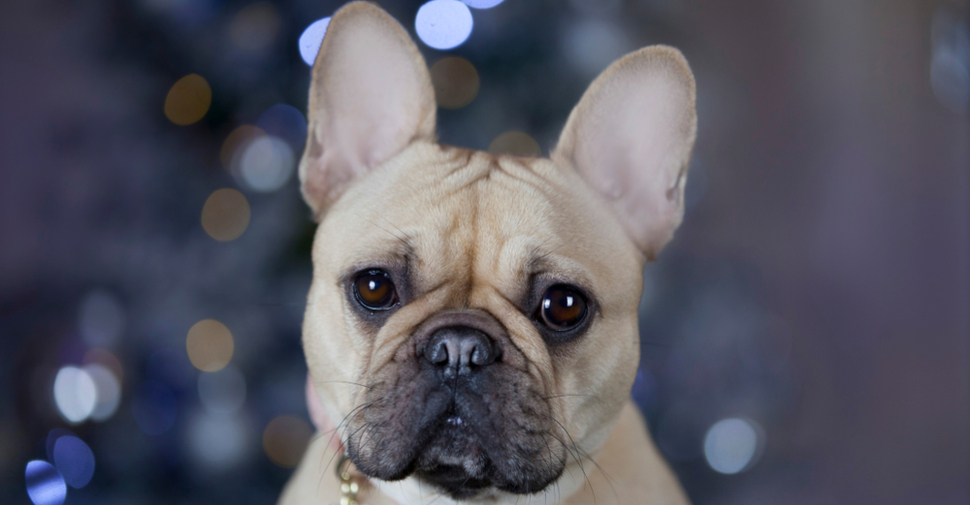
#> input picture dog.jpg, 970 x 505 px
$ python histogramsEqualization.py
#> lines starting #> are read from the running program, lines starting #| are printed output that depends on the picture
import cv2 as cv
import numpy as np

img = cv.imread("dog.jpg", 0)
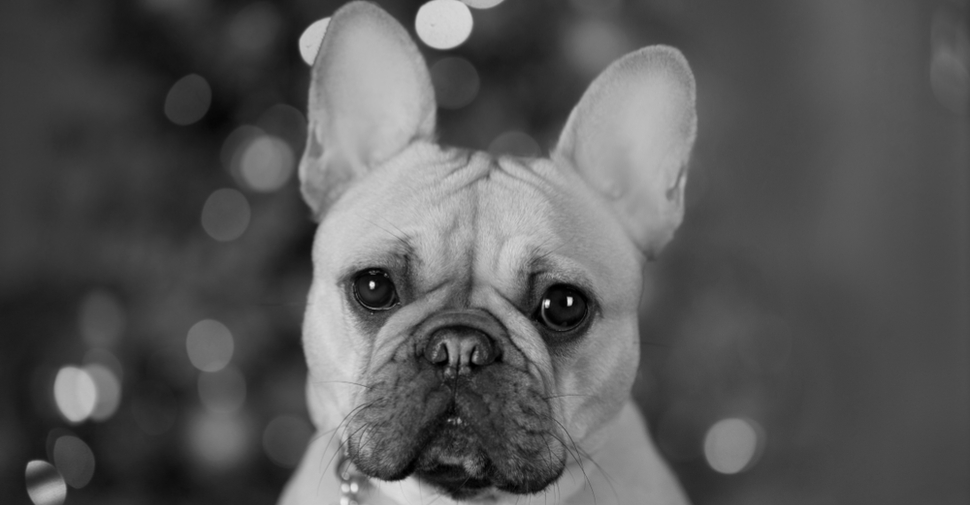
#> img: shape (505, 970); min 0, max 243, mean 87.6
cv.imshow("Original Image", img)
cv.waitKey(0)

equ = cv.equalizeHist(img)
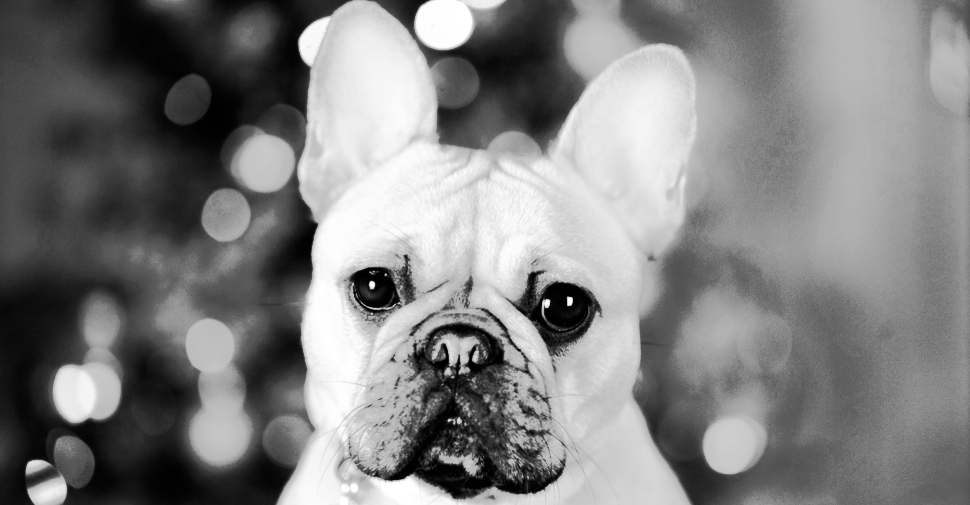
#> equ: shape (505, 970); min 0, max 255, mean 128.7

res = np.hstack((img, equ))
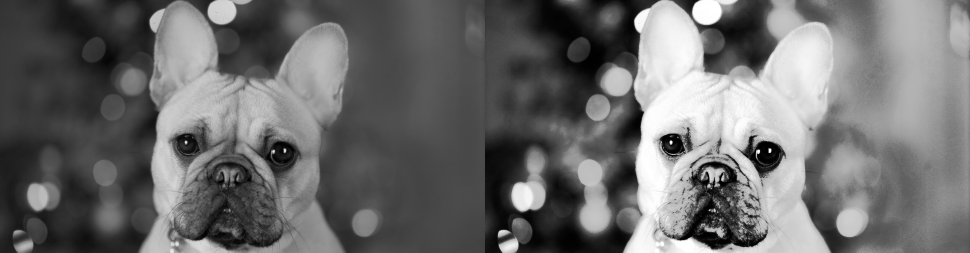
#> res: shape (505, 1940) (shown at 1/2 size); min 0, max 255, mean 108.2
cv.imshow(res)
cv.waitKey(0)

#> (the run stopped early here; a loop or call above may not have finished)
